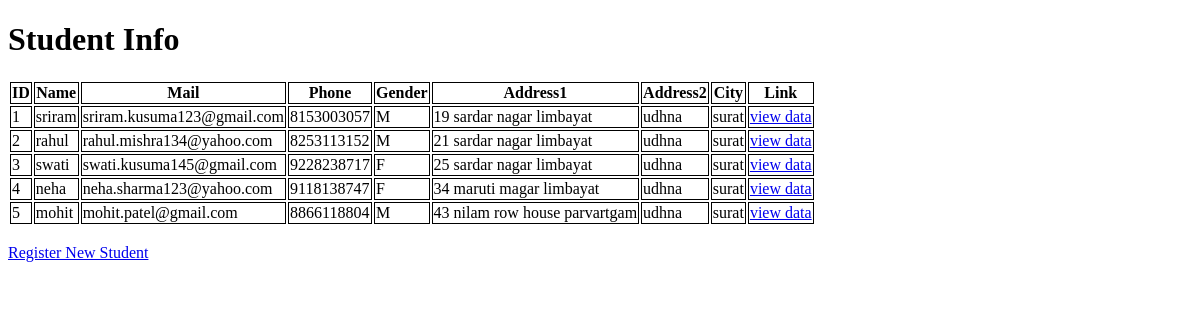
The page /app1/stud/ on the database as committed earlier.
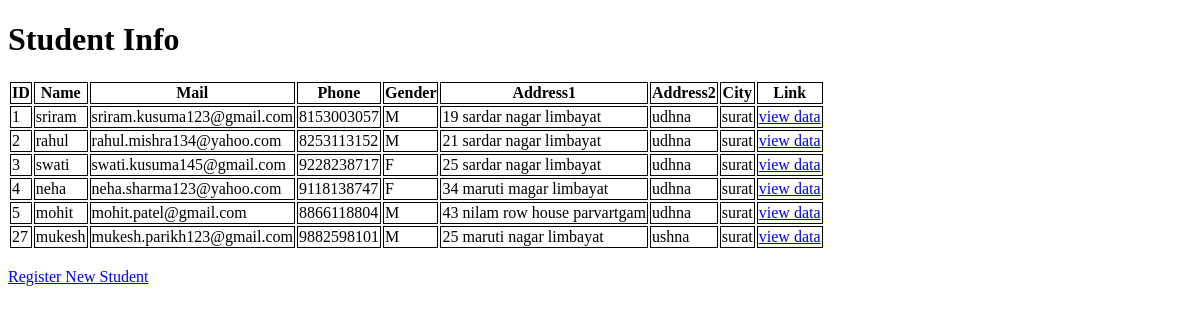
The same page on the database as committed later.
### app1/models.py (models this page shows, shortened)
class student_data(models.Model):
    uid = models.IntegerField()
    name = models.CharField(max_length=25)
    mail = models.EmailField(max_length=30)
    phone = models.CharField(max_length=10)
    link = models.URLField(max_length=100,blank=True)
    add1 = models.CharField(max_length=50,blank=True)
    add2 = models.CharField(max_length=50,blank=True)
    city = models.CharField(max_length=10)
    GENDER_CHOICES = [('M','Male'),('F','Female')]
    gender = models.CharField(max_length=1,choices=GENDER_CHOICES,default='M')
    hobby1 = models.BooleanField('reading_books',default=False)
    hobby2 = models.BooleanField('travelling',default=False)
    hobby3 = models.BooleanField('listening_music',default=False)
    hobby4 = models.BooleanField('coding',default=False)
    hobby5 = models.BooleanField('sports',default=False)
    objects = models.Manager()
    std_obj = CustomManager()

### app1/views.py (the view)
# urls.py: path('stud/',views.student_detail),
def student_detail(request):
    std_details = student_data.std_obj.all()
    print('operation performed successfully')
    return render(request,'app1_templates/student_details.html',{'stud_details':std_details})

### app1/managers.py (called while the page is built)
    def get_queryset(self):
        return super().get_queryset().all()

### app1/templates/app1_templates/student_details.html (shortened to what this page needs)
<!DOCTYPE html>
<html>
    <head>
    </head>
    <body>
        <h1>Student Info</h1>
        {% if stud_details %}
        <table>
            <tr>
                <th>ID</th>
                <th>Name</th>
                <th>Mail</th>
                <th>Phone</th>
                <th>Gender</th>
                <th>Address1</th>
                <th>Address2</th>
                <th>City</th>
                <th>Link</th>
            </tr>
            {% for st in stud_details %}
            <tr>
                <td>{{st.uid}}</td>
                <td>{{st.name}}</td>
                <td>{{st.mail}}</td>
                <td>{{st.phone}}</td>
                <td>{{st.gender}}</td>
                <td>{{st.add1}}</td>
                <td>{{st.add2}}</td>
                <td>{{st.city}}</td>
                <td><a href="{% url 'std_detail' st.uid %}">view data</a></td>
            </tr>
            {% endfor %}
        </table>
        <br>
        <a href="/app2/register/">Register New Student</a>
        {% else %}
            <h3>No Data Available</h3>
        {% endif %}
    </body>
</html>

### app1/templates/app1_templates/student_details.html (style rules this page uses)
th,td { border: 1px black solid; }

Rows that differ between the two databases and show on the page:
added student_data: uid "27", name "mukesh", mail "mukesh.parikh123@gmail.com", phone "9882598101", gender "M", add1 "25 maruti nagar limbayat", add2 "ushna", city "surat"
